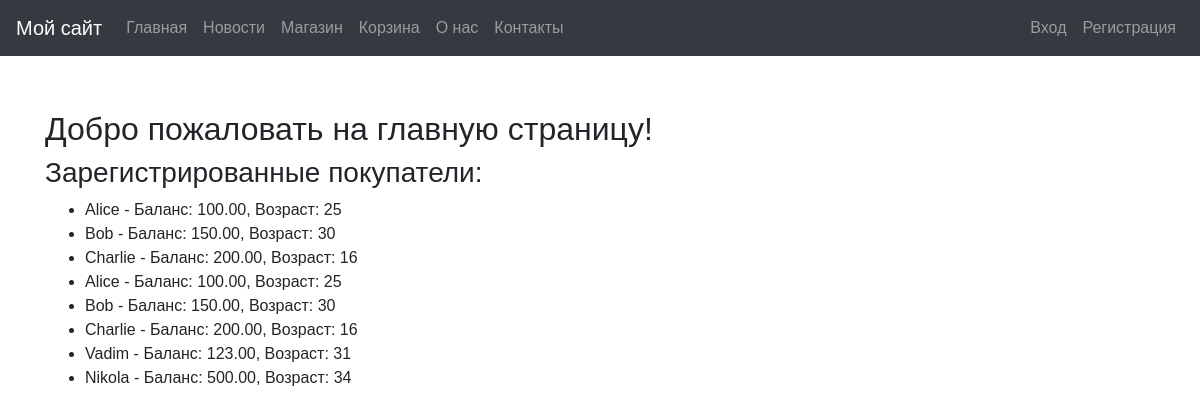
The page / on the database its author committed.
### task1/models.py (models this page shows, shortened)
class Buyer(models.Model):
    name = models.CharField(max_length=100)
    balance = models.DecimalField(max_digits=10, decimal_places=2, default=0)
    age = models.IntegerField()
    registration_date = models.DateTimeField(default=timezone.now)

### task1/views.py (the view)
# urls.py: 2. Add a URL to urlpatterns:  path('', views.home, name='home')
def home(request):
    buyers = Buyer.objects.all()
    return render(request, 'home.html', {'buyers': buyers})

### templates/home.html (shortened to what this page needs)
{% extends "base.html" %}
{% block content %}
    <h2>Добро пожаловать на главную страницу!</h2>
    <section>
        <h3>Зарегистрированные покупатели:</h3>
        {% if buyers %}
            <ul>
                {% for buyer in buyers %}
                    <li aria-label="Покупатель: {{ buyer.name }}, Баланс: {{ buyer.balance }}, Возраст: {{ buyer.age }}">
                        {{ buyer.name }} - Баланс: {{ buyer.balance }}, Возраст: {{ buyer.age }}
                    </li>
                {% endfor %}
            </ul>
        {% else %}
            <p>Покупателей пока нет. Добавьте первого покупателя!</p>
        {% endif %}
    </section>
{% endblock %}

### templates/base.html (shortened to what this page needs)
<!DOCTYPE html>
<html lang="ru">
<head>
    <link rel="stylesheet" href="https://stackpath.bootstrapcdn.com/bootstrap/4.5.2/css/bootstrap.min.css">
</head>
<body>
    <nav class="navbar navbar-expand-lg navbar-dark bg-dark" aria-label="Основное навигационное меню">
        <a class="navbar-brand" href="{% url 'home' %}" aria-label="Главная страница">Мой сайт</a>
        <div class="collapse navbar-collapse" id="navbarNav">
            <ul class="navbar-nav mr-auto">
                <li class="nav-item">
                    <a class="nav-link" href="{% url 'home' %}" aria-label="Главная страница">Главная</a>
                </li>
                <li class="nav-item">
                    <a class="nav-link" href="{% url 'news' %}" aria-label="Новости">Новости</a>
                </li>
                <li class="nav-item">
                    <a class="nav-link" href="{% url 'shop' %}" aria-label="Магазин">Магазин</a>
                </li>
                <li class="nav-item">
                    <a class="nav-link" href="{% url 'cart' %}" aria-label="Корзина">Корзина</a>
                </li>
                <li class="nav-item">
                    <a class="nav-link" href="{% url 'about' %}" aria-label="О нас">О нас</a>
                </li>
                <li class="nav-item">
                    <a class="nav-link" href="{% url 'contact' %}" aria-label="Контакты">Контакты</a>
                </li>
            </ul>
            <ul class="navbar-nav">
                {% if user.is_authenticated %}
                    <li class="nav-item">
                        <span class="navbar-text" aria-label="Приветствие пользователя">Привет, {{ user.username }}!</span>
                    </li>
                    <li class="nav-item">
                        <a class="nav-link" href="{% url 'logout' %}" aria-label="Выход">Выход</a>
                    </li>
                {% else %}
                    <li class="nav-item">
                        <a class="nav-link" href="{% url 'login' %}" aria-label="Вход">Вход</a>
                    </li>
                    <li class="nav-item">
                        <a class="nav-link" href="{% url 'registration' %}" aria-label="Регистрация">Регистрация</a>
                    </li>
                {% endif %}
            </ul>
        </div>
    </nav>
    <div class="messages">
    </div>
    <div class="content container mt-4">
        {% block content %}
        {% endblock %}
    </div>
</body>
</html>

### templates/base.html (style rules this page uses)
body { font-family: Arial, sans-serif; margin: 0; padding: 0; }
.messages { margin: 10px 0; padding: 10px; text-align: center; }

### rows shown on the page
Buyer: name "Alice", balance "100.00", age "25"
Buyer: name "Bob", balance "150.00", age "30"
Buyer: name "Charlie", balance "200.00", age "16"
Buyer: name "Alice", balance "100.00", age "25"
Buyer: name "Bob", balance "150.00", age "30"
Buyer: name "Charlie", balance "200.00", age "16"
Buyer: name "Vadim", balance "123.00", age "31"
Buyer: name "Nikola", balance "500.00", age "34"
